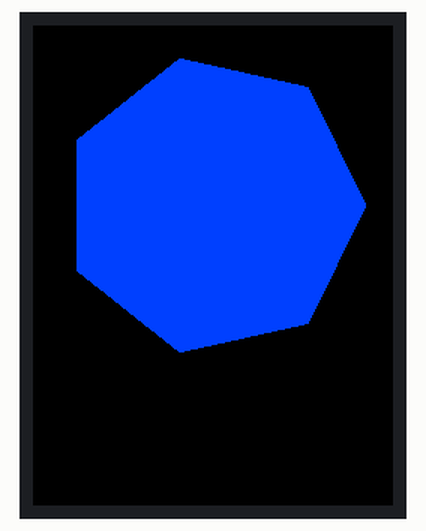
A program run on a simulated Raspberry Pi Pico running MicroPython. Parts: 240×320 colour display. Library files of the repository ran but are not shown: ili9341.py; what the program prints to the serial console is not drawn. At 10.2 s the program stops and its outputs stay as they are.

Above: at 1.7 s.
At 2.8 s:
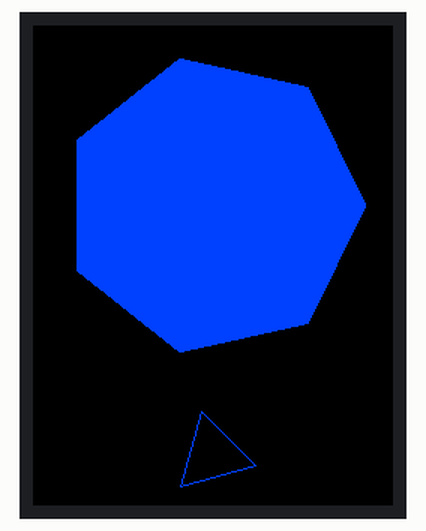
At 5.82 s:
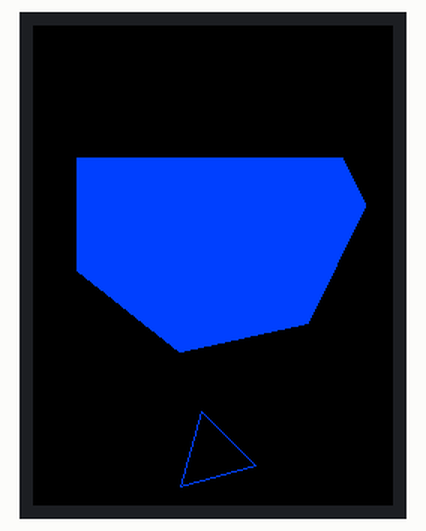
At 6.2 s:
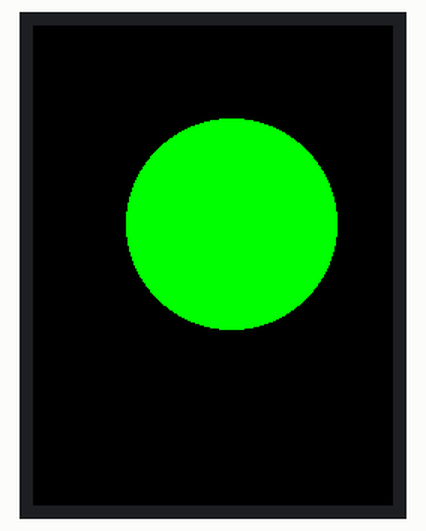
At 7.5 s:
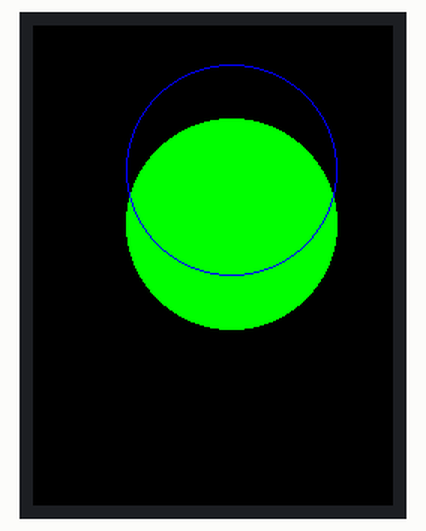
At 8.9 s:
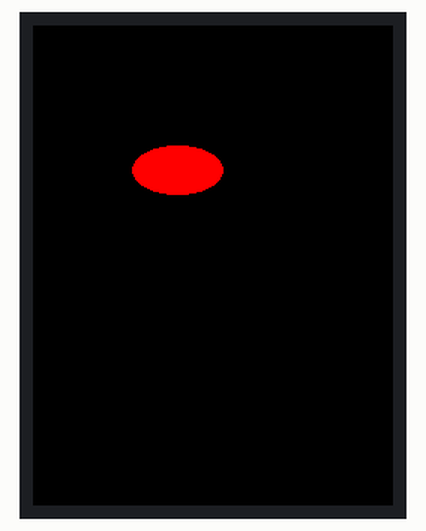

Measured:
- what the display in image 1 shows lasts 3.1 s, from 2.7 s to 5.8 s
- what the display in image 4 shows lasts 1.0 s, from 7.5 s to 8.5 s

The program:

8_TFT_ili9341_animation.py
```python
from time import sleep
from ili9341 import Display, color565
from machine import Pin, SPI

# Constants
SPI_SPEED = 10000000
#DC_PIN = Pin(6)
#CS_PIN = Pin(17)
#RST_PIN = Pin(7)
BACK_COLOR = color565(0, 0, 0)
RECT_COLOR = color565(255, 0, 0)
POLY_COLOR = color565(0, 64, 255)
CIRC_COLOR = color565(0, 255, 0)
ELLP_COLOR = color565(255, 0, 0)

# Create display object
#spi = SPI(1, baudrate=SPI_SPEED, sck=Pin(14), mosi=Pin(15))
#display = Display(spi, dc=DC_PIN, cs=CS_PIN, rst=RST_PIN)
spi = SPI(0, baudrate=10000000, sck=Pin(2), mosi=Pin(3))
display = Display(spi, dc=Pin(6), cs=Pin(5), rst=Pin(7), width=320, height=480)

# Draw rectangles
def draw_rectangles():
    for x in range(0, 225, 15):
        display.fill_rectangle(x, 0, 15, 227, RECT_COLOR)

# Draw polygons
def draw_polygons():
    display.fill_polygon(7, 120, 120, 100, POLY_COLOR)
    sleep(1)
    display.draw_polygon(3, 120, 286, 30, POLY_COLOR, rotate=15)
    sleep(3)

# Draw circles
def draw_circles():
    display.fill_circle(132, 132, 70, CIRC_COLOR)
    sleep(1)
    display.draw_circle(132, 96, 70, color565(0, 0, 255))
    sleep(1)

# Draw ellipses
def draw_ellipses():
    display.fill_ellipse(96, 96, 30, 16, ELLP_COLOR)
    sleep(1)
    display.draw_ellipse(96, 256, 16, 30, color565(255, 255, 0))

# Clear screen and draw shapes
display.clear(BACK_COLOR)
draw_rectangles()
display.clear(BACK_COLOR)
draw_polygons()
display.clear(BACK_COLOR)
draw_circles()
display.clear(BACK_COLOR)
draw_ellipses()

# Clean up
display.cleanup()
```
